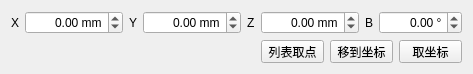
<?xml version="1.0" encoding="UTF-8"?>
<ui version="4.0">
 <class>PointXYZ</class>
 <widget class="QWidget" name="PointXYZ">
  <property name="geometry">
   <rect>
    <x>0</x>
    <y>0</y>
    <width>462</width>
    <height>71</height>
   </rect>
  </property>
  <property name="sizePolicy">
   <sizepolicy hsizetype="MinimumExpanding" vsizetype="MinimumExpanding">
    <horstretch>0</horstretch>
    <verstretch>0</verstretch>
   </sizepolicy>
  </property>
  <property name="windowTitle">
   <string>编辑坐标</string>
  </property>
  <layout class="QVBoxLayout" name="verticalLayout">
   <item>
    <layout class="QHBoxLayout" name="horizontalLayout_2" stretch="0,1,0,1,0,1,0,1">
     <item>
      <widget class="QLabel" name="titleX">
       <property name="text">
        <string>X</string>
       </property>
      </widget>
     </item>
     <item>
      <widget class="QDoubleSpinBox" name="posX">
       <property name="alignment">
        <set>Qt::AlignRight|Qt::AlignTrailing|Qt::AlignVCenter</set>
       </property>
       <property name="suffix">
        <string> mm</string>
       </property>
       <property name="minimum">
        <double>-9999.000000000000000</double>
       </property>
       <property name="maximum">
        <double>9999.989999999999782</double>
       </property>
      </widget>
     </item>
     <item>
      <widget class="QLabel" name="titleY">
       <property name="text">
        <string>Y</string>
       </property>
      </widget>
     </item>
     <item>
      <widget class="QDoubleSpinBox" name="posY">
       <property name="alignment">
        <set>Qt::AlignRight|Qt::AlignTrailing|Qt::AlignVCenter</set>
       </property>
       <property name="suffix">
        <string> mm</string>
       </property>
       <property name="minimum">
        <double>-9999.000000000000000</double>
       </property>
       <property name="maximum">
        <double>9999.989999999999782</double>
       </property>
      </widget>
     </item>
     <item>
      <widget class="QLabel" name="titleZ">
       <property name="lineWidth">
        <number>1</number>
       </property>
       <property name="midLineWidth">
        <number>0</number>
       </property>
       <property name="text">
        <string>Z</string>
       </property>
      </widget>
     </item>
     <item>
      <widget class="QDoubleSpinBox" name="posZ">
       <property name="alignment">
        <set>Qt::AlignRight|Qt::AlignTrailing|Qt::AlignVCenter</set>
       </property>
       <property name="suffix">
        <string> mm</string>
       </property>
       <property name="minimum">
        <double>-9999.000000000000000</double>
       </property>
       <property name="maximum">
        <double>9999.989999999999782</double>
       </property>
      </widget>
     </item>
     <item>
      <widget class="QLabel" name="axisRotationTitle">
       <property name="lineWidth">
        <number>1</number>
       </property>
       <property name="midLineWidth">
        <number>0</number>
       </property>
       <property name="text">
        <string>B</string>
       </property>
      </widget>
     </item>
     <item>
      <widget class="QDoubleSpinBox" name="posRotation">
       <property name="enabled">
        <bool>true</bool>
       </property>
       <property name="alignment">
        <set>Qt::AlignRight|Qt::AlignTrailing|Qt::AlignVCenter</set>
       </property>
       <property name="suffix">
        <string> °</string>
       </property>
       <property name="minimum">
        <double>-9999.000000000000000</double>
       </property>
       <property name="maximum">
        <double>9999.989999999999782</double>
       </property>
      </widget>
     </item>
    </layout>
   </item>
   <item>
    <layout class="QHBoxLayout" name="horizontalLayout">
     <item>
      <spacer name="horizontalSpacer">
       <property name="orientation">
        <enum>Qt::Horizontal</enum>
       </property>
       <property name="sizeHint" stdset="0">
        <size>
         <width>40</width>
         <height>20</height>
        </size>
       </property>
      </spacer>
     </item>
     <item>
      <widget class="QPushButton" name="endPointFromTable">
       <property name="minimumSize">
        <size>
         <width>63</width>
         <height>23</height>
        </size>
       </property>
       <property name="maximumSize">
        <size>
         <width>63</width>
         <height>23</height>
        </size>
       </property>
       <property name="text">
        <string>列表取点</string>
       </property>
       <property name="flat">
        <bool>false</bool>
       </property>
      </widget>
     </item>
     <item>
      <widget class="QPushButton" name="toEndpoint">
       <property name="minimumSize">
        <size>
         <width>63</width>
         <height>23</height>
        </size>
       </property>
       <property name="maximumSize">
        <size>
         <width>63</width>
         <height>23</height>
        </size>
       </property>
       <property name="text">
        <string>移到坐标</string>
       </property>
      </widget>
     </item>
     <item>
      <widget class="QPushButton" name="getEndpoint">
       <property name="minimumSize">
        <size>
         <width>63</width>
         <height>23</height>
        </size>
       </property>
       <property name="maximumSize">
        <size>
         <width>63</width>
         <height>23</height>
        </size>
       </property>
       <property name="text">
        <string>取坐标</string>
       </property>
      </widget>
     </item>
    </layout>
   </item>
  </layout>
 </widget>
 <resources/>
 <connections>
  <connection>
   <sender>posX</sender>
   <signal>valueChanged(double)</signal>
   <receiver>PointXYZ</receiver>
   <slot>onValueChanged()</slot>
   <hints>
    <hint type="sourcelabel">
     <x>60</x>
     <y>57</y>
    </hint>
    <hint type="destinationlabel">
     <x>36</x>
     <y>62</y>
    </hint>
   </hints>
  </connection>
  <connection>
   <sender>posY</sender>
   <signal>valueChanged(double)</signal>
   <receiver>PointXYZ</receiver>
   <slot>onValueChanged()</slot>
   <hints>
    <hint type="sourcelabel">
     <x>227</x>
     <y>57</y>
    </hint>
    <hint type="destinationlabel">
     <x>153</x>
     <y>63</y>
    </hint>
   </hints>
  </connection>
  <connection>
   <sender>posZ</sender>
   <signal>valueChanged(double)</signal>
   <receiver>PointXYZ</receiver>
   <slot>onValueChanged()</slot>
   <hints>
    <hint type="sourcelabel">
     <x>339</x>
     <y>57</y>
    </hint>
    <hint type="destinationlabel">
     <x>281</x>
     <y>64</y>
    </hint>
   </hints>
  </connection>
 </connections>
 <slots>
  <slot>onValueChanged()</slot>
 </slots>
</ui>
